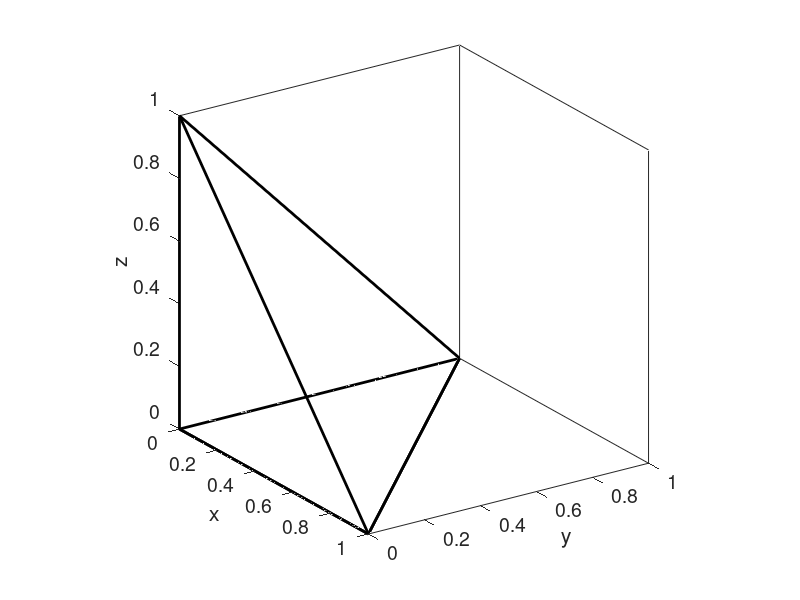
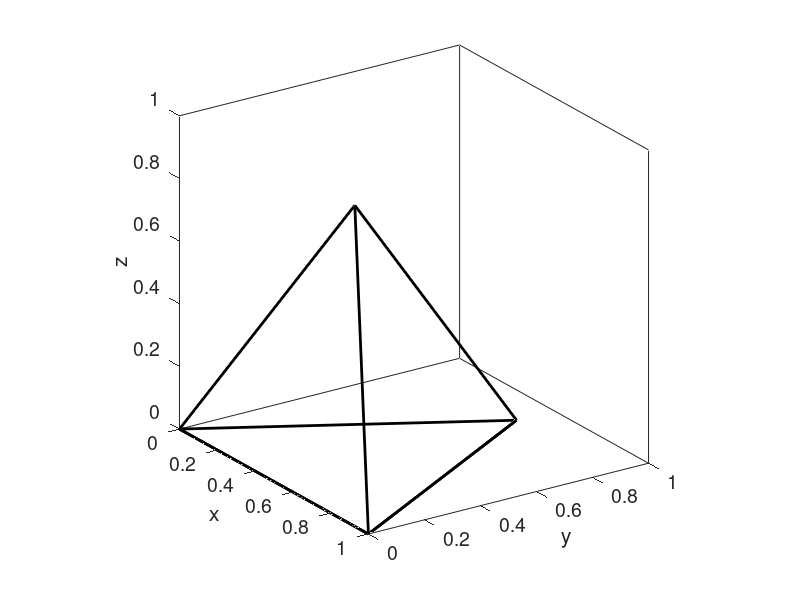

Here is the MATLAB script that generated these plots, in order: (Note: this script raises an error after producing the figures.)
clear all
close all

%================================================
% Code nodes_tetra_lob
%
% Lobatto node distribution in the tetrahedron
% corresponding to a complete mth order expansion
%================================================

%----
% prepare
%----

figure(1)
hold on
xlabel('x','fontsize',14)
ylabel('y','fontsize',14)
zlabel('z','fontsize',14)
set(gca,'fontsize',14)
axis('equal')
axis([0 1 0 1 0 1])
box on
view(56,22)

figure(2)
hold on
xlabel('x','fontsize',14)
ylabel('y','fontsize',14)
zlabel('z','fontsize',14)
set(gca,'fontsize',14)
axis('equal')
axis([0 1 0 1 0 1])
box on
view(56,22)

%----
% parameters
%----

m = 5

%-----
% draw the edges
%-----

x(1) = 0.0; y(1)= 0.0; z(1)= 0.0;
x(2) = 1.0; y(2)= 0.0; z(2)= 0.0;
x(3) = 0.0; y(3)= 1.0; z(3)= 0.0;
x(4) = 0.0; y(4)= 0.0; z(4)= 1.0;
                                                                                
% edge node labels

s(1,1)=2; s(1,2)=3; s(1,3)=4;
s(2,1)=3; s(2,2)=1; s(2,3)=4;
s(3,1)=1; s(3,2)=2; s(3,3)=4;
s(4,1)=1; s(4,2)=2; s(4,3)=3;

% draw the edges

for i=1:4
 for j=1:3
  xpp(j)=x(s(i,j));
  ypp(j)=y(s(i,j));
  zpp(j)=z(s(i,j));
  % regular terahedron:
  xpr(j) =xpp(j)+0.5*(ypp(j)+zpp(j));
  ypr(j) =0.5*sqrt(3)*(ypp(j)+zpp(j)/3.0);
  zpr(j) = sqrt(2/3)*zpp(j);
 end
 figure(1)
 plot3(xpp,ypp,zpp,'k','linewidth',2)
 figure(2)
 plot3(xpr,ypr,zpr,'k','linewidth',2)
end

%-------------
% lobatto grid
%-------------
                                                                                
[t, W] = lobatto(m-1);    % W will not be needed
                                                                                
v(1) = 0.0;
for i=2:m
 v(i) = 0.5*(1.0+t(i-1));
end
v(m+1) = 1.0;

%--------------------
% uniform master grid
%--------------------

%for i=1:m+1
%  v(i) = (i-1.0)/m;
%end

%---------------------------
% deploy and count the nodes
%---------------------------

Ic = 0; % node counter

%---
% xi-eta face
%---

for i=1:m+1;
 for j=1:m+2-i;
    Ic = Ic+1;
    l = m+3-i-j;
    xp = (1.0+2.0*v(i)-    v(j)-v(l))/3.0;
    yp = (1.0-    v(i)+2.0*v(j)-v(l))/3.0;
    zp = 0.0;
    figure(1)
    plot3(xp,yp,zp,'+');
    % regular tetrahedron:
    xp = xp+0.5*(yp+zp);
    yp= 0.5*sqrt(3)*(yp+zp/3.0);
    zp = sqrt(2/3)*zp;
    figure(2)
    plot3(xp,yp,zp,'+');
 end
end

%---
% eta-zeta face
%---

for j=1:m;
 for k=2:m+2-j;
    Ic = Ic+1;
    l = m+3-j-k;
    xp = 0.0;
    yp = (1.0+2.0*v(j)-    v(k)-v(l))/3.0;
    zp = (1.0-    v(j)+2.0*v(k)-v(l))/3.0;
    figure(1)
    plot3(xp,yp,zp,'o');
    % regular tetrahedron:
    xp = xp+0.5*(yp+zp);
    yp = 0.5*sqrt(3)*(yp+zp/3.0);
    zp = sqrt(2/3)*zp;
    figure(2)
    plot3(xp,yp,zp,'o');
 end
end

%---
% zeta-xi face
%---

for i=2:m;
 for k=2:m+2-i;
    Ic = Ic+1;
    l = m+3-i-k;
    xp = (1.0+2.0*v(i)-    v(k)-v(l))/3.0;
    yp = 0.0;
    zp = (1.0-    v(i)+2.0*v(k)-v(l))/3.0;
    figure(1)
    plot3(xp,yp,zp,'x');
    % regular tetrahedron:
    figure(2)
    xp=xp+0.5*(yp+zp);
    yp=0.5*sqrt(3)*(yp+zp/3.0);
    zp = sqrt(2/3)*zp;
    plot3(xp,yp,zp,'x');
 end
end

%---
% slanted face
%---

for i=2:m;
 for j=2:m+1-i;
    Ic = Ic+1;
    l = m+3-i-j;
    xp = (1.0+2.0*v(i)-     v(j)-v(l))/3.0;
    yp = (1.0-    v(i)+ 2.0*v(j)-v(l))/3.0;
    zp = 1.0-xp-yp;
    figure(1)
    plot3(xp,yp,zp,'p');
    % regular tetrahedron:
    figure(2)
    xp = xp+0.5*(yp+zp);
    yp = 0.5*sqrt(3)*(yp+zp/3.0);
    zp = sqrt(2/3)*zp;
    plot3(xp,yp,zp,'p');
 end
end

%---
% interior
%---

count = 0;

for i=2:m;
 for j=2:m+1-i
  for k=2:m+2-i-j

    l = m+4-i-j-k;
    xp = (1.0+3.0*v(i)-    v(j)-    v(k)-v(l))/4.0;
    yp = (1.0-    v(i)+3.0*v(j)-    v(k)-v(l))/4.0;
    zp = (1.0-    v(i)-    v(j)+3.0*v(k)-v(l))/4.0;
    figure(1)
    plot3(xp,yp,zp,'p','markersize',10,'color','red');
    % regular tetrahedron:
    xp = xp+0.5*(yp+zp);
    yp = 0.5*sqrt(3)*(yp+zp/3.0);
    zp = sqrt(2/3)*zp;
    figure(2)
    plot3(xp,yp,zp,'p','markersize',10,'color','red');
    Ic = Ic+1;
  end
 end
end

%---
% number of nodes
%---

Ic
formula = (m+1)*(m+2)*(m+3)/6.0

